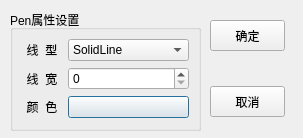
<?xml version="1.0" encoding="UTF-8"?>
<ui version="4.0">
 <class>QWDialogPen</class>
 <widget class="QDialog" name="QWDialogPen">
  <property name="geometry">
   <rect>
    <x>0</x>
    <y>0</y>
    <width>303</width>
    <height>138</height>
   </rect>
  </property>
  <property name="windowTitle">
   <string>Dialog</string>
  </property>
  <widget class="QGroupBox" name="groupBox">
   <property name="geometry">
    <rect>
     <x>10</x>
     <y>10</y>
     <width>191</width>
     <height>121</height>
    </rect>
   </property>
   <property name="title">
    <string>Pen属性设置</string>
   </property>
   <layout class="QGridLayout" name="gridLayout">
    <item row="0" column="0">
     <widget class="QLabel" name="label">
      <property name="text">
       <string>线  型</string>
      </property>
      <property name="alignment">
       <set>Qt::AlignCenter</set>
      </property>
     </widget>
    </item>
    <item row="0" column="1" colspan="2">
     <widget class="QComboBox" name="comboPenStyle">
      <item>
       <property name="text">
        <string>SolidLine</string>
       </property>
      </item>
      <item>
       <property name="text">
        <string>DashLine</string>
       </property>
      </item>
      <item>
       <property name="text">
        <string>DotLine</string>
       </property>
      </item>
      <item>
       <property name="text">
        <string>DashDotLine</string>
       </property>
      </item>
      <item>
       <property name="text">
        <string>DashDotDotLine</string>
       </property>
      </item>
     </widget>
    </item>
    <item row="1" column="0">
     <widget class="QLabel" name="label_2">
      <property name="text">
       <string>线  宽</string>
      </property>
      <property name="alignment">
       <set>Qt::AlignCenter</set>
      </property>
     </widget>
    </item>
    <item row="2" column="0">
     <widget class="QLabel" name="label_3">
      <property name="text">
       <string>颜  色</string>
      </property>
      <property name="alignment">
       <set>Qt::AlignCenter</set>
      </property>
     </widget>
    </item>
    <item row="2" column="1" colspan="2">
     <widget class="QPushButton" name="btnColor">
      <property name="text">
       <string>     </string>
      </property>
     </widget>
    </item>
    <item row="1" column="1" colspan="2">
     <widget class="QSpinBox" name="spinWidth"/>
    </item>
   </layout>
  </widget>
  <widget class="QPushButton" name="btnOK">
   <property name="geometry">
    <rect>
     <x>210</x>
     <y>20</y>
     <width>75</width>
     <height>31</height>
    </rect>
   </property>
   <property name="text">
    <string>确定</string>
   </property>
  </widget>
  <widget class="QPushButton" name="cancel">
   <property name="geometry">
    <rect>
     <x>210</x>
     <y>86</y>
     <width>75</width>
     <height>31</height>
    </rect>
   </property>
   <property name="text">
    <string>取消</string>
   </property>
  </widget>
 </widget>
 <resources/>
 <connections/>
</ui>
